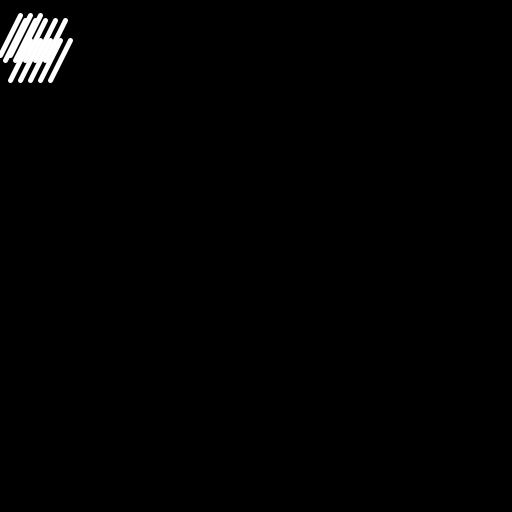
Frame 1 (no input)
Frame 60 (the mouse pressed at the canvas centre just before this capture): identical to frame 1, image omitted
Frame 120 (the mouse held since frame 60 and released just before this capture): identical to frame 1, image omitted

The Processing sketch that drew this single still picture (run headless with seeded random() and noise(); from frame 60 on, the mouse is pressed at the canvas centre):

// Processing sketch: Using_Processing
// ── Using_Processing.pde
boolean b,n,g,h;

void setup() {
	 size(512, 512);
	b = true;
	n = false;
	g = false;
	h = false;
}

void draw() {
	if (b = true){
		linea(10, 80, 10, 40);
	}
	else if (b = false){
		background(10);
	}

	if (n = true){
		linea2(10, 80, 10, 40);
	}
	else if (n = false){
		background(10);
	}

	if (g = true){
		linea3(10, 80, 10, 40);
	}
	else if (g = false){
		background(10);
	}

	if (h = true){
		linea4(10, 80, 10, 40);
	}
	else if (h = false){
		background(10);
	}


		
}
void keyPressed(){
		if(key == 'a'){
		    b =! b;
		}
			else if (key == 'b'){
				n =! n;
			}
			
			 else if (key == 'c'){
				g =! g;
			}
			else if (key == 'd'){
				h =! h;
			}
	}

// ── linea.pde
void linea(int x, int x2, int y, int y2){
	line(x, x2, y*3, y2);
	line(x*2, x2, y*4, y2);
	line(x*3, x2, y*5, y2);
	line(x*4, x2, y*6, y2);
	line(x*5, x2, y*7, y2);	
}
// ── linea2.pde
void linea2(int x, int x2, int y, int y2){
	background(0);
	stroke(255);
	strokeWeight(5);
	line(x, x2, y*3, y2);
	line(x*2, x2, y*4, y2);
	line(x*3, x2, y*5, y2);
	line(x*4, x2, y*6, y2);
	line(x*5, x2, y*7, y2);	
}
// ── linea3.pde
void linea3(int x, int x2, int y, int y2){
	int h = 5;
int j = 60;

line(h, j, h+20, j-40);
line(h+10, j, h+30, j-40);
line(h+20, j, h+40, j-40);
line(h+30, j, h+50, j-40);
line(h+40, j, h+60, j-40);
}
// ── linea4.pde
void linea4(int x, int x2, int y, int y2){

int b = 0;
int n = 55;

// void setup(){
//  size(100, 100); 
// }

 // void draw(){
//   background(204);
  line(b, n, b+20, n-40);
  line(b+10, n, b+30, n-40);
  line(b+20, n, b+40, n-40);
  b = b- 1;
  if ( b < -40) {
    b = 100;
  }

}
